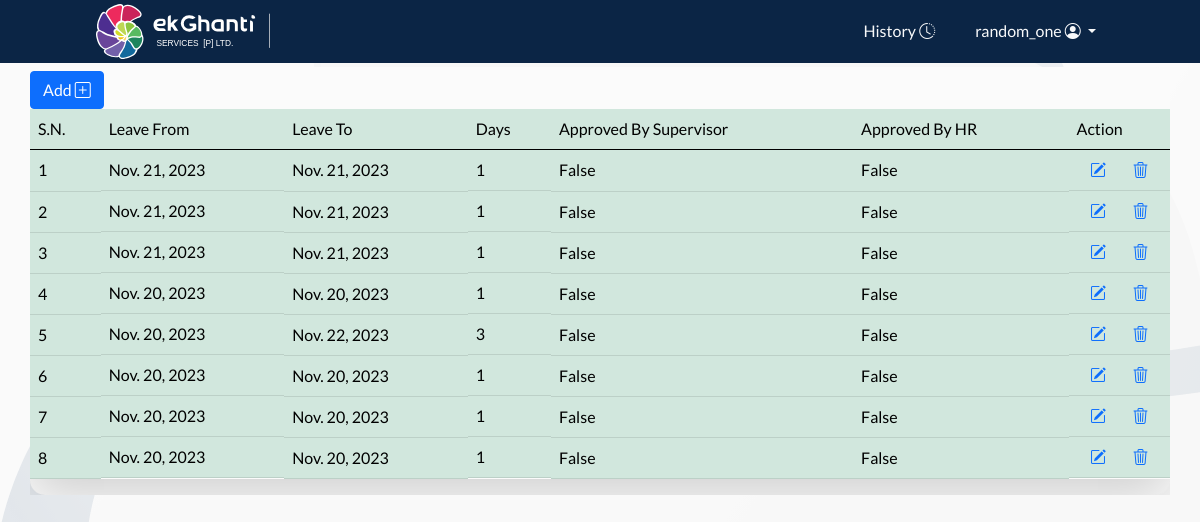
The app's page /history/ (signed in), older data.
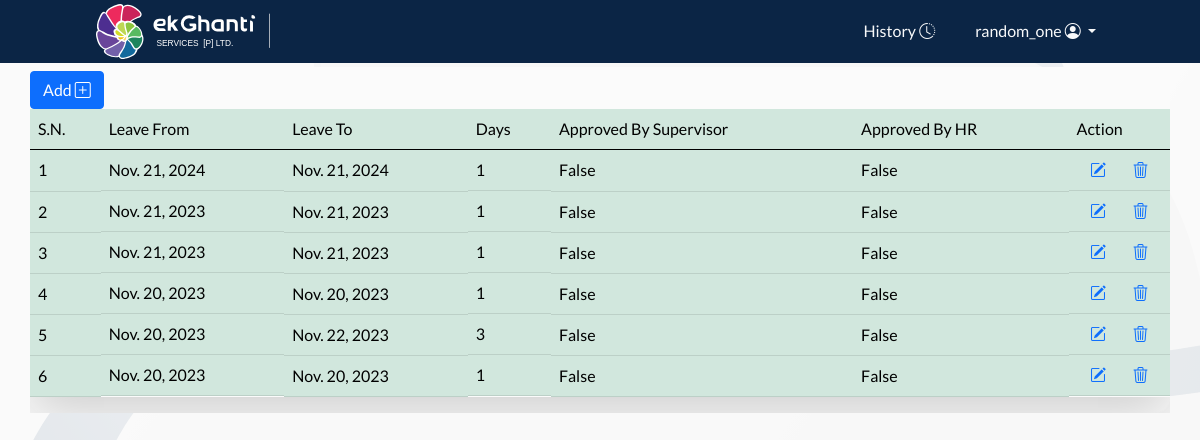
The same page, newer data.
### leaveapp/models.py (models this page shows, shortened)
class LeaveRequest(models.Model):
    DEPARTMENT_CHOICES = [
        ('IT','Information Technology'),
        ('HR','Human Resource'),
        ('BS','Business'),
    ]
    name = models.CharField(max_length=50)
    designation = models.CharField(max_length=30)
    department = models.CharField(max_length=30,choices=DEPARTMENT_CHOICES)
    leave_from = models.DateField()
    leave_to = models.DateField()
    total_leave_days = models.IntegerField(default=0)
    purpose_of_leave = models.CharField(max_length=50)
    leave_applied_date = models.DateField(auto_now_add=True)
    signature_of_applicant = models.CharField(max_length=30)
    approved_by_supervisor = models.BooleanField(default=False)
    approved_by_hr = models.BooleanField(default=False)
    user = models.ForeignKey(User,on_delete=models.SET_NULL,null=True,blank=True)

### leaveapp/views.py (the view)
# urls.py: path('history/',history,name='history'),
@login_required(login_url='login_user')
def history(request):
    user = request.user
    leave_request_data = LeaveRequest.objects.filter(user=user).order_by('-id')
    context = {
        'leave_request_data':leave_request_data,
    }
    return render(request,'history.html',context)

### leaveapp/templates/history.html (shortened to what this page needs)
{% extends 'base.html' %}
{% block navbar %}
{% include 'navbar.html' %}
{% endblock navbar %}
{% block content %}
<div class="container form-custom mt-1 position-relative  p-0 form-container w-100">
<a href="{% url 'leave_request' %}" class="btn btn-primary mt-1">Add <i class="bi bi-plus-square"></i></a>
<div class=" table-responsive">
<table class="table table-success table-hover shadow-lg ">
    <thead>
        <tr>
            <td>S.N.</td>
            <td class="d-none d-md-block">Leave From</td>
            <td class="">Leave To</td>
            <td class="d-none d-md-block">Days</td>
            <td>Approved By Supervisor</td>
            <td>Approved By HR</td>
            <td>Action</td>
        </tr>
    </thead>
    <tbody>
        {% for leave_request in leave_request_data %}
        <tr>
            <td class="">{{forloop.counter}}</td>
            <td class=" d-none d-md-block">{{leave_request.leave_from}}</td>
            <td class="">{{leave_request.leave_to}}</td>
            <td class=" d-none d-md-block">{{leave_request.total_leave_days}}</td>
            <td class="">{{leave_request.approved_by_supervisor}}</td>
            <td class="">{{leave_request.approved_by_hr}}</td>
            <td class="d-flex justify-content-around">
                <a class="" href="{% url 'edit_form' leave_request.id %}"><i class="bi bi-pencil-square"></i></a>
                <a href='{% url 'edit_form' leave_request.id %}' data-toggle="modal" data-target="#exampleModal"><i class="bi bi-trash3"></i></a>
                </td>
        </tr>
        {% endfor %}
    </tbody>
</table>
</div>
</div>
{% endblock content %}

Row changes from the older to the newer data that the page shows:
removed LeaveRequest: leave_from "Nov. 20, 2023", leave_to "Nov. 20, 2023", total_leave_days "1", approved_by_supervisor "False", approved_by_hr "False"
removed LeaveRequest: leave_from "Nov. 20, 2023", leave_to "Nov. 20, 2023", total_leave_days "1", approved_by_supervisor "False", approved_by_hr "False"
changed LeaveRequest: leave_from "Nov. 21, 2023" → "Nov. 21, 2024"; leave_to "Nov. 21, 2023" → "Nov. 21, 2024"
